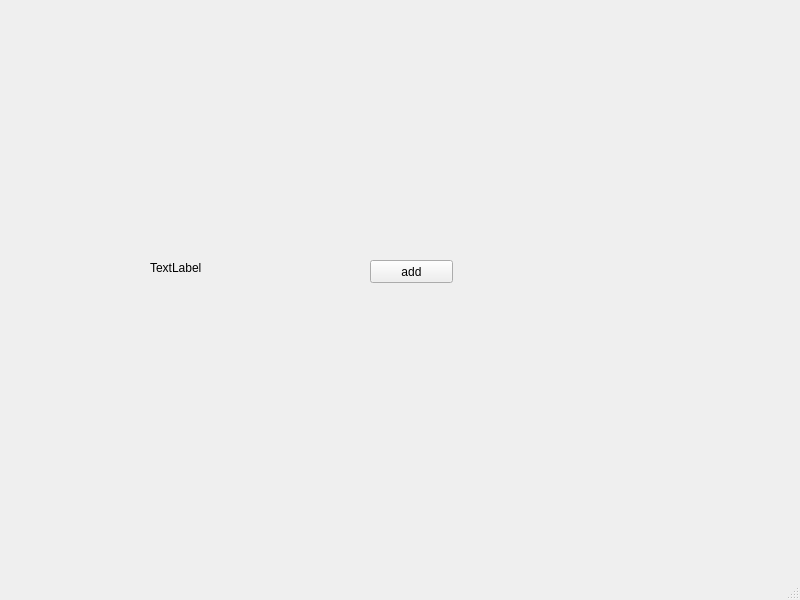
<?xml version="1.0" encoding="UTF-8"?>
<ui version="4.0">
 <class>MainWindow</class>
 <widget class="QMainWindow" name="MainWindow">
  <property name="geometry">
   <rect>
    <x>0</x>
    <y>0</y>
    <width>800</width>
    <height>600</height>
   </rect>
  </property>
  <property name="windowTitle">
   <string>MainWindow</string>
  </property>
  <widget class="QWidget" name="centralwidget">
   <widget class="QPushButton" name="pushButton">
    <property name="geometry">
     <rect>
      <x>370</x>
      <y>260</y>
      <width>83</width>
      <height>23</height>
     </rect>
    </property>
    <property name="text">
     <string>add</string>
    </property>
   </widget>
   <widget class="QLabel" name="label">
    <property name="geometry">
     <rect>
      <x>150</x>
      <y>260</y>
      <width>68</width>
      <height>15</height>
     </rect>
    </property>
    <property name="text">
     <string>TextLabel</string>
    </property>
   </widget>
  </widget>
  <widget class="QMenuBar" name="menubar">
   <property name="geometry">
    <rect>
     <x>0</x>
     <y>0</y>
     <width>800</width>
     <height>22</height>
    </rect>
   </property>
  </widget>
  <widget class="QStatusBar" name="statusbar"/>
 </widget>
 <resources/>
 <connections/>
</ui>
